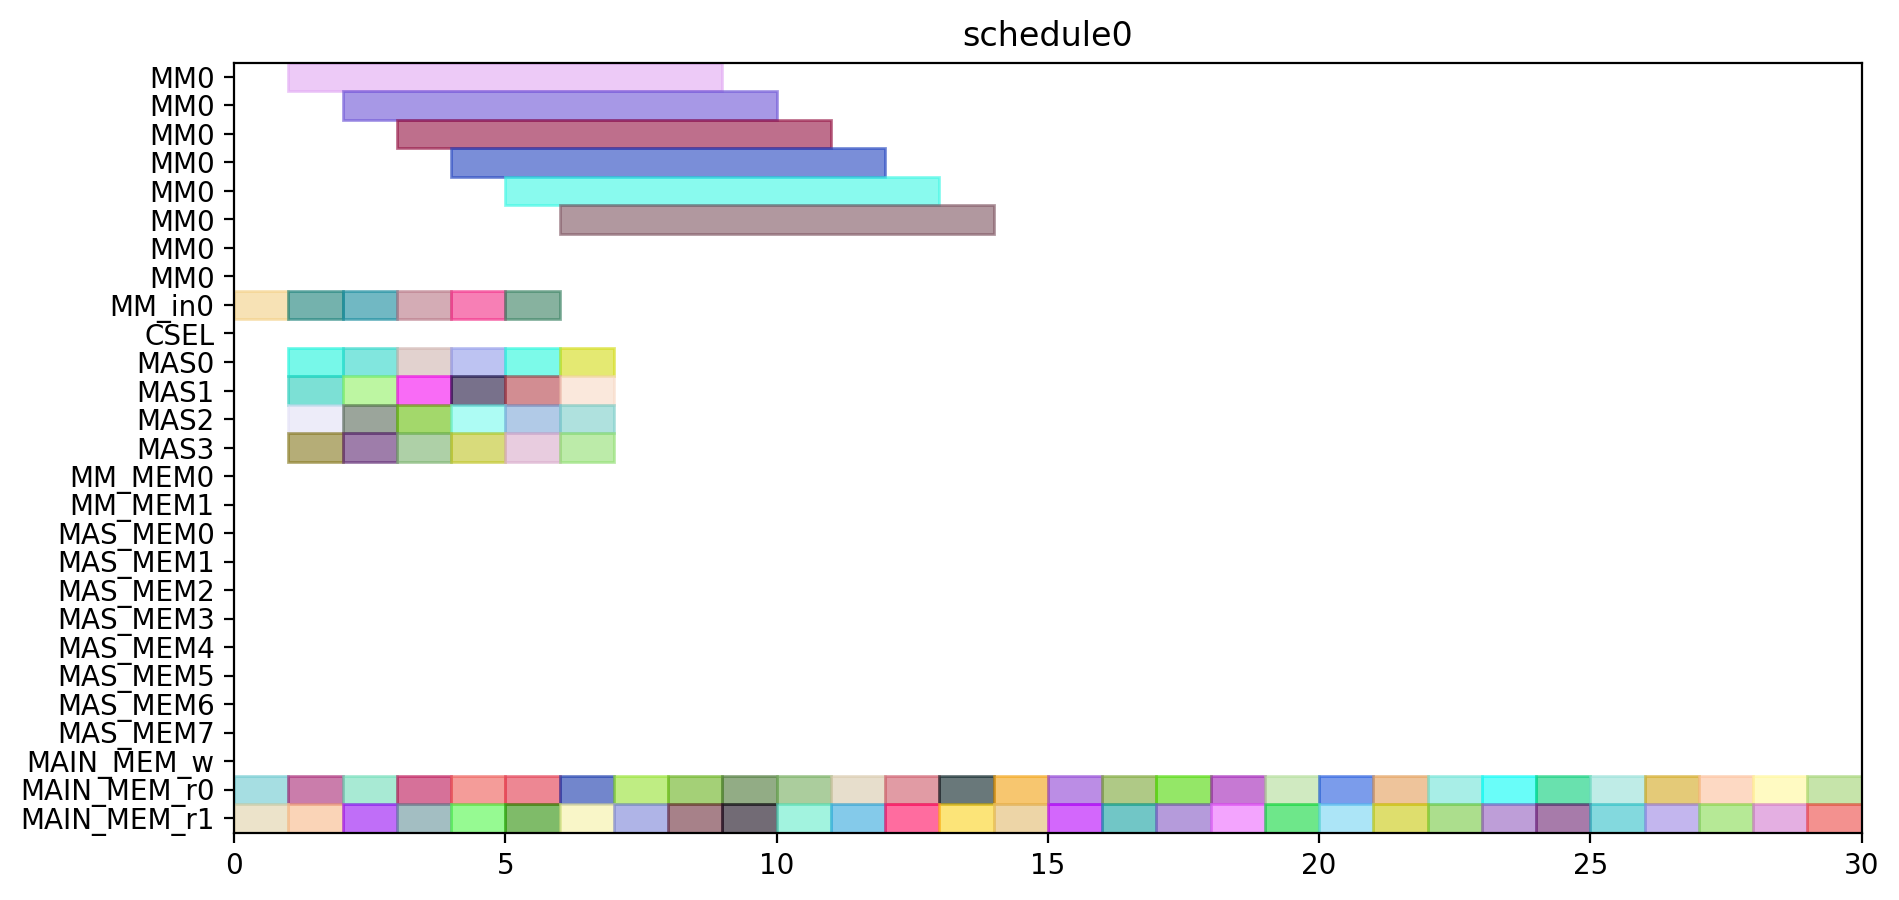

The script that drew this image:
from pyschedule import Scenario, solvers, plotters, alt


def solve():
	horizon = 90
	S = Scenario("schedule0", horizon=horizon)

	# resource
	MM = S.Resources('MM', num=1, size=8)
	MM_in = S.Resources('MM_in', num=1)
	CSEL = S.Resource('CSEL')
	MAS = S.Resources('MAS', num=4, size=1, periods=range(1, horizon))
	MM_MEM = S.Resources('MM_MEM', num=2)
	MAS_MEM = S.Resources('MAS_MEM', num=8)
	MAIN_MEM_w = S.Resource('MAIN_MEM_w', size=1)
	MAIN_MEM_r = S.Resources('MAIN_MEM_r', num=2)

	# result of previous scheduling

	# new tasks
	c_t0_a1_0 = S.Task('c_t0_a1_0', length=1, delay_cost=1)
	c_t0_a1_0 += alt(MAS)

	c_t0_a1_0_mem0 = S.Task('c_t0_a1_0_mem0', length=1, delay_cost=1)
	c_t0_a1_0_mem0 += MAIN_MEM_r[0]
	c_t0_a1_0_mem1 = S.Task('c_t0_a1_0_mem1', length=1, delay_cost=1)
	c_t0_a1_0_mem1 += MAIN_MEM_r[1]
	c_t0_a1_1 = S.Task('c_t0_a1_1', length=1, delay_cost=1)
	c_t0_a1_1 += alt(MAS)

	c_t0_a1_1_mem0 = S.Task('c_t0_a1_1_mem0', length=1, delay_cost=1)
	c_t0_a1_1_mem0 += MAIN_MEM_r[0]
	c_t0_a1_1_mem1 = S.Task('c_t0_a1_1_mem1', length=1, delay_cost=1)
	c_t0_a1_1_mem1 += MAIN_MEM_r[1]
	c_t0_t10 = S.Task('c_t0_t10', length=1, delay_cost=1)
	c_t0_t10 += alt(MAS)

	c_t0_t10_mem0 = S.Task('c_t0_t10_mem0', length=1, delay_cost=1)
	c_t0_t10_mem0 += MAIN_MEM_r[0]
	c_t0_t10_mem1 = S.Task('c_t0_t10_mem1', length=1, delay_cost=1)
	c_t0_t10_mem1 += MAIN_MEM_r[1]
	c_t0_t11 = S.Task('c_t0_t11', length=1, delay_cost=1)
	c_t0_t11 += alt(MAS)

	c_t0_t11_mem0 = S.Task('c_t0_t11_mem0', length=1, delay_cost=1)
	c_t0_t11_mem0 += MAIN_MEM_r[0]
	c_t0_t11_mem1 = S.Task('c_t0_t11_mem1', length=1, delay_cost=1)
	c_t0_t11_mem1 += MAIN_MEM_r[1]
	c_t0_t3_t0_in = S.Task('c_t0_t3_t0_in', length=1, delay_cost=1)
	c_t0_t3_t0_in += alt(MM_in)
	c_t0_t3_t0 = S.Task('c_t0_t3_t0', length=8, delay_cost=1)
	c_t0_t3_t0 += alt(MM)
	S += c_t0_t3_t0>=c_t0_t3_t0_in

	c_t0_t3_t0_mem0 = S.Task('c_t0_t3_t0_mem0', length=1, delay_cost=1)
	c_t0_t3_t0_mem0 += MAIN_MEM_r[0]
	c_t0_t3_t0_mem1 = S.Task('c_t0_t3_t0_mem1', length=1, delay_cost=1)
	c_t0_t3_t0_mem1 += MAIN_MEM_r[1]
	c_t0_t3_t1_in = S.Task('c_t0_t3_t1_in', length=1, delay_cost=1)
	c_t0_t3_t1_in += alt(MM_in)
	c_t0_t3_t1 = S.Task('c_t0_t3_t1', length=8, delay_cost=1)
	c_t0_t3_t1 += alt(MM)
	S += c_t0_t3_t1>=c_t0_t3_t1_in

	c_t0_t3_t1_mem0 = S.Task('c_t0_t3_t1_mem0', length=1, delay_cost=1)
	c_t0_t3_t1_mem0 += MAIN_MEM_r[0]
	c_t0_t3_t1_mem1 = S.Task('c_t0_t3_t1_mem1', length=1, delay_cost=1)
	c_t0_t3_t1_mem1 += MAIN_MEM_r[1]
	c_t0_t3_t2 = S.Task('c_t0_t3_t2', length=1, delay_cost=1)
	c_t0_t3_t2 += alt(MAS)

	c_t0_t3_t2_mem0 = S.Task('c_t0_t3_t2_mem0', length=1, delay_cost=1)
	c_t0_t3_t2_mem0 += MAIN_MEM_r[0]
	c_t0_t3_t2_mem1 = S.Task('c_t0_t3_t2_mem1', length=1, delay_cost=1)
	c_t0_t3_t2_mem1 += MAIN_MEM_r[1]
	c_t0_t3_t3 = S.Task('c_t0_t3_t3', length=1, delay_cost=1)
	c_t0_t3_t3 += alt(MAS)

	c_t0_t3_t3_mem0 = S.Task('c_t0_t3_t3_mem0', length=1, delay_cost=1)
	c_t0_t3_t3_mem0 += MAIN_MEM_r[0]
	c_t0_t3_t3_mem1 = S.Task('c_t0_t3_t3_mem1', length=1, delay_cost=1)
	c_t0_t3_t3_mem1 += MAIN_MEM_r[1]
	c_t1_a1_0 = S.Task('c_t1_a1_0', length=1, delay_cost=1)
	c_t1_a1_0 += alt(MAS)

	c_t1_a1_0_mem0 = S.Task('c_t1_a1_0_mem0', length=1, delay_cost=1)
	c_t1_a1_0_mem0 += MAIN_MEM_r[0]
	c_t1_a1_0_mem1 = S.Task('c_t1_a1_0_mem1', length=1, delay_cost=1)
	c_t1_a1_0_mem1 += MAIN_MEM_r[1]
	c_t1_a1_1 = S.Task('c_t1_a1_1', length=1, delay_cost=1)
	c_t1_a1_1 += alt(MAS)

	c_t1_a1_1_mem0 = S.Task('c_t1_a1_1_mem0', length=1, delay_cost=1)
	c_t1_a1_1_mem0 += MAIN_MEM_r[0]
	c_t1_a1_1_mem1 = S.Task('c_t1_a1_1_mem1', length=1, delay_cost=1)
	c_t1_a1_1_mem1 += MAIN_MEM_r[1]
	c_t1_t10 = S.Task('c_t1_t10', length=1, delay_cost=1)
	c_t1_t10 += alt(MAS)

	c_t1_t10_mem0 = S.Task('c_t1_t10_mem0', length=1, delay_cost=1)
	c_t1_t10_mem0 += MAIN_MEM_r[0]
	c_t1_t10_mem1 = S.Task('c_t1_t10_mem1', length=1, delay_cost=1)
	c_t1_t10_mem1 += MAIN_MEM_r[1]
	c_t1_t11 = S.Task('c_t1_t11', length=1, delay_cost=1)
	c_t1_t11 += alt(MAS)

	c_t1_t11_mem0 = S.Task('c_t1_t11_mem0', length=1, delay_cost=1)
	c_t1_t11_mem0 += MAIN_MEM_r[0]
	c_t1_t11_mem1 = S.Task('c_t1_t11_mem1', length=1, delay_cost=1)
	c_t1_t11_mem1 += MAIN_MEM_r[1]
	c_t1_t3_t0_in = S.Task('c_t1_t3_t0_in', length=1, delay_cost=1)
	c_t1_t3_t0_in += alt(MM_in)
	c_t1_t3_t0 = S.Task('c_t1_t3_t0', length=8, delay_cost=1)
	c_t1_t3_t0 += alt(MM)
	S += c_t1_t3_t0>=c_t1_t3_t0_in

	c_t1_t3_t0_mem0 = S.Task('c_t1_t3_t0_mem0', length=1, delay_cost=1)
	c_t1_t3_t0_mem0 += MAIN_MEM_r[0]
	c_t1_t3_t0_mem1 = S.Task('c_t1_t3_t0_mem1', length=1, delay_cost=1)
	c_t1_t3_t0_mem1 += MAIN_MEM_r[1]
	c_t1_t3_t1_in = S.Task('c_t1_t3_t1_in', length=1, delay_cost=1)
	c_t1_t3_t1_in += alt(MM_in)
	c_t1_t3_t1 = S.Task('c_t1_t3_t1', length=8, delay_cost=1)
	c_t1_t3_t1 += alt(MM)
	S += c_t1_t3_t1>=c_t1_t3_t1_in

	c_t1_t3_t1_mem0 = S.Task('c_t1_t3_t1_mem0', length=1, delay_cost=1)
	c_t1_t3_t1_mem0 += MAIN_MEM_r[0]
	c_t1_t3_t1_mem1 = S.Task('c_t1_t3_t1_mem1', length=1, delay_cost=1)
	c_t1_t3_t1_mem1 += MAIN_MEM_r[1]
	c_t1_t3_t2 = S.Task('c_t1_t3_t2', length=1, delay_cost=1)
	c_t1_t3_t2 += alt(MAS)

	c_t1_t3_t2_mem0 = S.Task('c_t1_t3_t2_mem0', length=1, delay_cost=1)
	c_t1_t3_t2_mem0 += MAIN_MEM_r[0]
	c_t1_t3_t2_mem1 = S.Task('c_t1_t3_t2_mem1', length=1, delay_cost=1)
	c_t1_t3_t2_mem1 += MAIN_MEM_r[1]
	c_t1_t3_t3 = S.Task('c_t1_t3_t3', length=1, delay_cost=1)
	c_t1_t3_t3 += alt(MAS)

	c_t1_t3_t3_mem0 = S.Task('c_t1_t3_t3_mem0', length=1, delay_cost=1)
	c_t1_t3_t3_mem0 += MAIN_MEM_r[0]
	c_t1_t3_t3_mem1 = S.Task('c_t1_t3_t3_mem1', length=1, delay_cost=1)
	c_t1_t3_t3_mem1 += MAIN_MEM_r[1]
	c_t2_a1_0 = S.Task('c_t2_a1_0', length=1, delay_cost=1)
	c_t2_a1_0 += alt(MAS)

	c_t2_a1_0_mem0 = S.Task('c_t2_a1_0_mem0', length=1, delay_cost=1)
	c_t2_a1_0_mem0 += MAIN_MEM_r[0]
	c_t2_a1_0_mem1 = S.Task('c_t2_a1_0_mem1', length=1, delay_cost=1)
	c_t2_a1_0_mem1 += MAIN_MEM_r[1]
	c_t2_a1_1 = S.Task('c_t2_a1_1', length=1, delay_cost=1)
	c_t2_a1_1 += alt(MAS)

	c_t2_a1_1_mem0 = S.Task('c_t2_a1_1_mem0', length=1, delay_cost=1)
	c_t2_a1_1_mem0 += MAIN_MEM_r[0]
	c_t2_a1_1_mem1 = S.Task('c_t2_a1_1_mem1', length=1, delay_cost=1)
	c_t2_a1_1_mem1 += MAIN_MEM_r[1]
	c_t2_t10 = S.Task('c_t2_t10', length=1, delay_cost=1)
	c_t2_t10 += alt(MAS)

	c_t2_t10_mem0 = S.Task('c_t2_t10_mem0', length=1, delay_cost=1)
	c_t2_t10_mem0 += MAIN_MEM_r[0]
	c_t2_t10_mem1 = S.Task('c_t2_t10_mem1', length=1, delay_cost=1)
	c_t2_t10_mem1 += MAIN_MEM_r[1]
	c_t2_t11 = S.Task('c_t2_t11', length=1, delay_cost=1)
	c_t2_t11 += alt(MAS)

	c_t2_t11_mem0 = S.Task('c_t2_t11_mem0', length=1, delay_cost=1)
	c_t2_t11_mem0 += MAIN_MEM_r[0]
	c_t2_t11_mem1 = S.Task('c_t2_t11_mem1', length=1, delay_cost=1)
	c_t2_t11_mem1 += MAIN_MEM_r[1]
	c_t2_t3_t0_in = S.Task('c_t2_t3_t0_in', length=1, delay_cost=1)
	c_t2_t3_t0_in += alt(MM_in)
	c_t2_t3_t0 = S.Task('c_t2_t3_t0', length=8, delay_cost=1)
	c_t2_t3_t0 += alt(MM)
	S += c_t2_t3_t0>=c_t2_t3_t0_in

	c_t2_t3_t0_mem0 = S.Task('c_t2_t3_t0_mem0', length=1, delay_cost=1)
	c_t2_t3_t0_mem0 += MAIN_MEM_r[0]
	c_t2_t3_t0_mem1 = S.Task('c_t2_t3_t0_mem1', length=1, delay_cost=1)
	c_t2_t3_t0_mem1 += MAIN_MEM_r[1]
	c_t2_t3_t1_in = S.Task('c_t2_t3_t1_in', length=1, delay_cost=1)
	c_t2_t3_t1_in += alt(MM_in)
	c_t2_t3_t1 = S.Task('c_t2_t3_t1', length=8, delay_cost=1)
	c_t2_t3_t1 += alt(MM)
	S += c_t2_t3_t1>=c_t2_t3_t1_in

	c_t2_t3_t1_mem0 = S.Task('c_t2_t3_t1_mem0', length=1, delay_cost=1)
	c_t2_t3_t1_mem0 += MAIN_MEM_r[0]
	c_t2_t3_t1_mem1 = S.Task('c_t2_t3_t1_mem1', length=1, delay_cost=1)
	c_t2_t3_t1_mem1 += MAIN_MEM_r[1]
	c_t2_t3_t2 = S.Task('c_t2_t3_t2', length=1, delay_cost=1)
	c_t2_t3_t2 += alt(MAS)

	c_t2_t3_t2_mem0 = S.Task('c_t2_t3_t2_mem0', length=1, delay_cost=1)
	c_t2_t3_t2_mem0 += MAIN_MEM_r[0]
	c_t2_t3_t2_mem1 = S.Task('c_t2_t3_t2_mem1', length=1, delay_cost=1)
	c_t2_t3_t2_mem1 += MAIN_MEM_r[1]
	c_t2_t3_t3 = S.Task('c_t2_t3_t3', length=1, delay_cost=1)
	c_t2_t3_t3 += alt(MAS)

	c_t2_t3_t3_mem0 = S.Task('c_t2_t3_t3_mem0', length=1, delay_cost=1)
	c_t2_t3_t3_mem0 += MAIN_MEM_r[0]
	c_t2_t3_t3_mem1 = S.Task('c_t2_t3_t3_mem1', length=1, delay_cost=1)
	c_t2_t3_t3_mem1 += MAIN_MEM_r[1]
	c_t3000 = S.Task('c_t3000', length=1, delay_cost=1)
	c_t3000 += alt(MAS)

	c_t3000_mem0 = S.Task('c_t3000_mem0', length=1, delay_cost=1)
	c_t3000_mem0 += MAIN_MEM_r[0]
	c_t3000_mem1 = S.Task('c_t3000_mem1', length=1, delay_cost=1)
	c_t3000_mem1 += MAIN_MEM_r[1]
	c_t3001 = S.Task('c_t3001', length=1, delay_cost=1)
	c_t3001 += alt(MAS)

	c_t3001_mem0 = S.Task('c_t3001_mem0', length=1, delay_cost=1)
	c_t3001_mem0 += MAIN_MEM_r[0]
	c_t3001_mem1 = S.Task('c_t3001_mem1', length=1, delay_cost=1)
	c_t3001_mem1 += MAIN_MEM_r[1]
	c_t3010 = S.Task('c_t3010', length=1, delay_cost=1)
	c_t3010 += alt(MAS)

	c_t3010_mem0 = S.Task('c_t3010_mem0', length=1, delay_cost=1)
	c_t3010_mem0 += MAIN_MEM_r[0]
	c_t3010_mem1 = S.Task('c_t3010_mem1', length=1, delay_cost=1)
	c_t3010_mem1 += MAIN_MEM_r[1]
	c_t3011 = S.Task('c_t3011', length=1, delay_cost=1)
	c_t3011 += alt(MAS)

	c_t3011_mem0 = S.Task('c_t3011_mem0', length=1, delay_cost=1)
	c_t3011_mem0 += MAIN_MEM_r[0]
	c_t3011_mem1 = S.Task('c_t3011_mem1', length=1, delay_cost=1)
	c_t3011_mem1 += MAIN_MEM_r[1]
	c_t4000 = S.Task('c_t4000', length=1, delay_cost=1)
	c_t4000 += alt(MAS)

	c_t4000_mem0 = S.Task('c_t4000_mem0', length=1, delay_cost=1)
	c_t4000_mem0 += MAIN_MEM_r[0]
	c_t4000_mem1 = S.Task('c_t4000_mem1', length=1, delay_cost=1)
	c_t4000_mem1 += MAIN_MEM_r[1]
	c_t4001 = S.Task('c_t4001', length=1, delay_cost=1)
	c_t4001 += alt(MAS)

	c_t4001_mem0 = S.Task('c_t4001_mem0', length=1, delay_cost=1)
	c_t4001_mem0 += MAIN_MEM_r[0]
	c_t4001_mem1 = S.Task('c_t4001_mem1', length=1, delay_cost=1)
	c_t4001_mem1 += MAIN_MEM_r[1]
	solvers.mip.solve(S,msg=1,kind='CPLEX',ratio_gap=1.01)

	solution = [['hoge']*len(S.solution()[1]) for i in range(len(S.solution()))]
	for i in range(len(S.solution())):
		for j in range(len(S.solution()[i])):
			solution[i][j]=str(S.solution()[i][j])
	print(solution)

	cycles = int(solution[-1][3])

	pic_file_name = "/home/mfukuda/ABE/multiRAM_multiMAS_16mux/scheduling_result/stage8MM1_stage1MAS4/SQR/schedule0.png"
	if(S.solution() != []):
		plotters.matplotlib.plot(S,img_filename=pic_file_name, show_task_labels=False, fig_size=(cycles*0.25+3, 5))

	return solution
